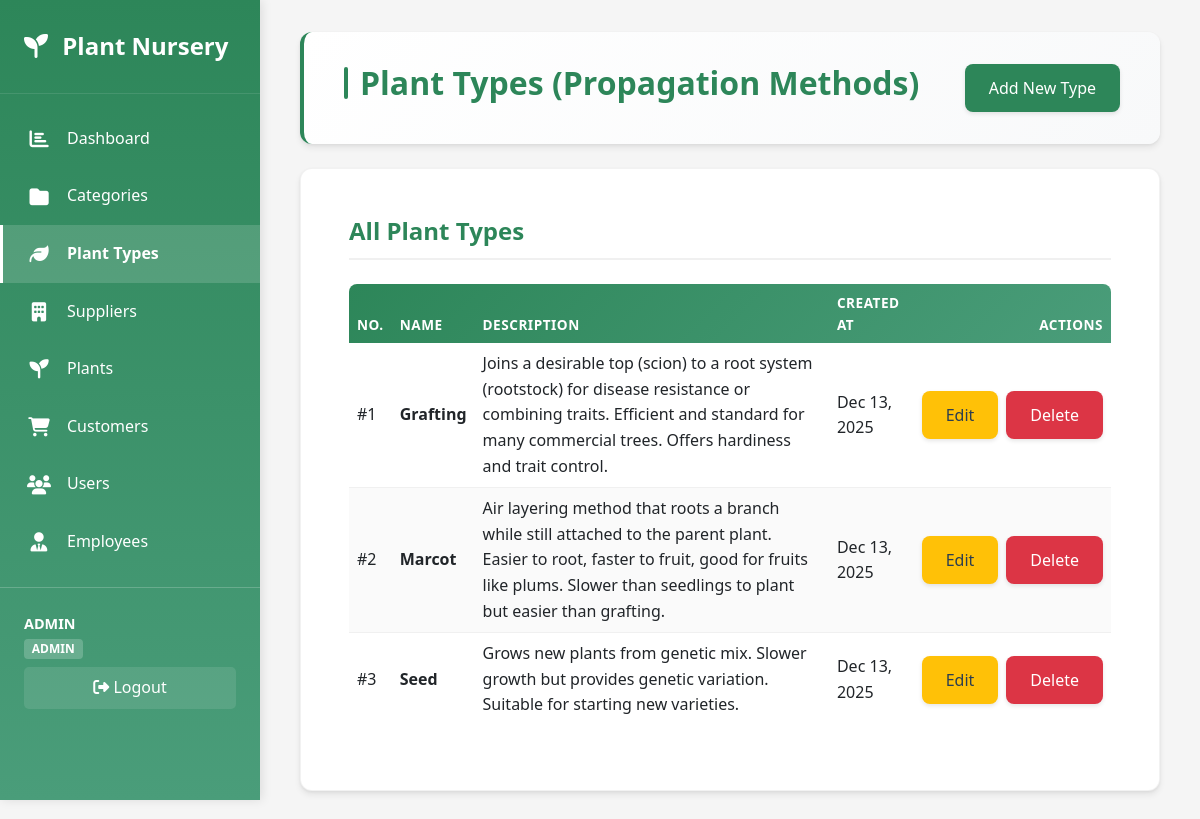
Page /planttype/typepage.php (signed in) on the committed database.
### tables this page shows
CREATE TABLE `planttype`  (
  `PlantTypeID` int NOT NULL AUTO_INCREMENT,
  `Name` varchar(100) NOT NULL,
  `Description` text NULL,
  `CreatedAt` timestamp NOT NULL DEFAULT current_timestamp(),
  PRIMARY KEY (`PlantTypeID`) USING BTREE,
  INDEX `idx_name`(`Name` ASC) USING BTREE
);

### planttype/typepage.php (the view, shortened to what this page needs)
<?php
require_once '../config/database.php';
$result = mysqli_query($conn, "SELECT * FROM planttype ORDER BY Name");
$types = mysqli_fetch_all($result, MYSQLI_ASSOC);
include '../includes/header.php';
?>
<div class="page-header mb-4">
    <h2>Plant Types (Propagation Methods)</h2>
    <a href="create.php" class="btn btn-primary">Add New Type</a>
</div>
<div class="card">
    <div class="card-body">
        <h3 class="card-title mb-4" style="color: var(--primary-color);">All Plant Types</h3>
        <?php if (count($types) > 0): ?>
            <div class="table-responsive">
                <table class="table table-hover">
                    <thead>
                        <tr>
                            <th>No.</th>
                            <th>Name</th>
                            <th>Description</th>
                            <th>Created At</th>
                            <th class="text-end">Actions</th>
                        </tr>
                    </thead>
                    <tbody>
                        <?php
                        $counter = 1;
                        foreach ($types as $type): ?>
                            <tr>
                                <td>#<?php echo $counter; ?></td>
                                <td><strong><?php echo htmlspecialchars($type['Name']); ?></strong></td>
                                <td><?php echo htmlspecialchars($type['Description'] ?? 'N/A'); ?></td>
                                <td><?php echo $type['CreatedAt'] ? date('M d, Y', strtotime($type['CreatedAt'])) : 'N/A'; ?></td>
                                <td class="text-end">
                                    <div class="d-flex gap-2 justify-content-end">
                                        <a href="edit.php?id=<?php echo $type['PlantTypeID']; ?>" class="btn btn-warning btn-sm">Edit</a>
                                        <a href="delete.php?id=<?php echo $type['PlantTypeID']; ?>" class="btn btn-danger btn-sm" onclick="return confirm('Are you sure you want to delete this plant type?')">Delete</a>
                                    </div>
                                </td>
                            </tr>
                        <?php
                        $counter++;
                        endforeach; ?>
                    </tbody>
                </table>
            </div>
        <?php else: ?>
            <div class="text-center py-5">
                <p class="text-muted mb-0">No plant types found. <a href="create.php">Create one now</a></p>
            </div>
        <?php endif; ?>
    </div>
</div>
<?php include '../includes/footer.php'; ?>

### assets/css/style.css (style rules this page uses)
* { margin: 0; padding: 0; box-sizing: border-box; }
:root { --primary-color: #2d8659; --secondary-color: #4a9d7a; --accent-color: #6bb896; --danger-color: #dc3545; --warning-color: #ffc107; --success-color: #28a745; --dark-color: #2c3e50; --light-color: #f8f9fa; --border-color: #dee2e6; --text-color: #333; --text-light: #666; }
body { font-family: 'Segoe UI', Tahoma, Geneva, Verdana, sans-serif; background-color: #f5f5f5; color: var(--text-color); line-height: 1.6; display: flex; min-height: 100vh; }
.page-header { background: linear-gradient(135deg, #ffffff 0%, #f8f9fa 100%); padding: 2rem 2.5rem; border-radius: 12px; box-shadow: 0 4px 6px rgba(0,0,0,0.07), 0 1px 3px rgba(0,0,0,0.06); margin-bottom: 2rem; display: flex; justify-content: space-between; align-items: flex-start; border-left: 4px solid var(--primary-color); flex-wrap: wrap; gap: 1rem; }
.page-header h2 { color: var(--primary-color); font-size: 2rem; font-weight: 700; margin: 0; display: flex; align-items: center; gap: 0.75rem; }
.page-header h2::before { content: ''; width: 4px; height: 2rem; background: var(--primary-color); border-radius: 2px; }
.btn { display: inline-block; padding: 0.75rem 1.5rem; border: none; border-radius: 8px; text-decoration: none; font-weight: 500; cursor: pointer; transition: all 0.3s ease; font-size: 1rem; box-shadow: 0 2px 4px rgba(0,0,0,0.1); position: relative; overflow: hidden; }
.btn::before { content: ''; position: absolute; top: 50%; left: 50%; width: 0; height: 0; border-radius: 50%; background: rgba(255,255,255,0.3); transform: translate(-50%, -50%); transition: width 0.6s, height 0.6s; }
.btn-primary { background-color: var(--primary-color); color: white; }
.btn-danger { background-color: var(--danger-color); color: white; }
.btn-warning { background-color: var(--warning-color); color: var(--dark-color); }
.card { background: white; border-radius: 12px; box-shadow: 0 4px 6px rgba(0,0,0,0.07), 0 1px 3px rgba(0,0,0,0.06); padding: 2rem; margin-bottom: 2rem; transition: box-shadow 0.3s ease, transform 0.2s ease; border: 1px solid rgba(0,0,0,0.05); }
.card h3 { color: var(--primary-color); margin-top: 0; margin-bottom: 1.5rem; font-size: 1.5rem; font-weight: 600; border-bottom: 2px solid #f0f0f0; padding-bottom: 0.75rem; }
table { width: 100%; border-collapse: separate; border-spacing: 0; background: white; border-radius: 8px; overflow: hidden; }
table thead { background: linear-gradient(135deg, var(--primary-color), var(--secondary-color)); color: white; }
table thead th { padding: 1.25rem 1rem; text-align: left; font-weight: 600; text-transform: uppercase; font-size: 0.85rem; letter-spacing: 0.5px; border: none; }
table tbody tr { transition: background-color 0.2s ease; }
table tbody td { padding: 1.25rem 1rem; text-align: left; border-bottom: 1px solid #f0f0f0; vertical-align: middle; }
table tbody tr:last-child td { border-bottom: none; }
table tbody tr:nth-child(even) { background-color: #fafafa; }
.gap-2 { gap: 0.5rem !important; }

### rows in the picture
planttype: Name "Grafting", Description "Joins a desirable top (scion) to a root system (rootstock) for disease resistance or combining traits. Efficient and standard for many commercial trees. Offers hardiness and trait control.", CreatedAt "Dec 13, 2025"
planttype: Name "Marcot", Description "Air layering method that roots a branch while still attached to the parent plant. Easier to root, faster to fruit, good for fruits like plums. Slower than seedlings to plant but easier than grafting.", CreatedAt "Dec 13, 2025"
planttype: Name "Seed", Description "Grows new plants from genetic mix. Slower growth but provides genetic variation. Suitable for starting new varieties.", CreatedAt "Dec 13, 2025"

### other values in the picture
$_SESSION['username'] "ADMIN"
$_SESSION['role'] "ADMIN"
